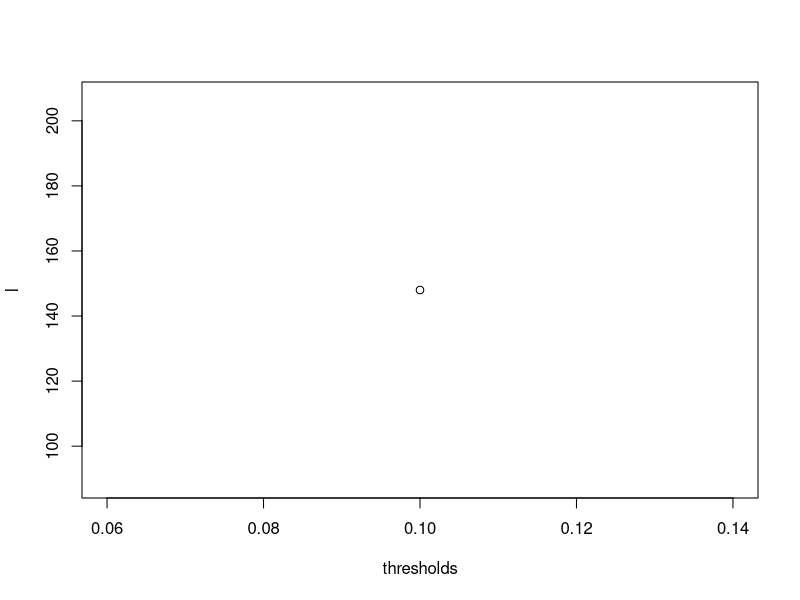

Here is the R script that generated this plot:

#set Directory to data path
setwd('/Users/dave/isye6501/Week 7')
#create table of crime data with headers
gcdata<-read.table("germancredit.txt", header = FALSE)
#Check class and inspect data
class(gcdata)
head(gcdata)
summary(gcdata)
#convert response column from 1 and 2 into 0 and 1 for logistic regression
twotozero<-function(x){
    if (x == 2)
      x<-0
      return(x)
}
gcdata$V21 <- sapply(gcdata$V21, twotozero)

#CREATE TRAIN TEST VAL SPLIT
set.seed(1)
spec = c(train = .7, test = .15, validate = .15)

g = sample(cut(
  seq(nrow(gcdata)), 
  nrow(gcdata)*cumsum(c(0,spec)),
  labels = names(spec)
))

gcdata = split(gcdata, g)


#build model - choose based on AIC - 706 with all factors
logreg<-glm(V21~V1+V2+V3+V4+V5+V6+V8+V14, data = gcdata$train, family=binomial(link='logit')) #best model
summary(logreg)

#choosing a threshold based on loss function
pred<-predict(logreg, gcdata$validate)
pred
l = c()
thresholds=c()
thresh<-.1
bin_pred = as.integer(pred>(thresh))
confusion_matrix = table(bin_pred,gcdata$validate$V21)
loss = confusion_matrix[2,1] + 5*confusion_matrix[1,2]
l<-c(l,loss)
thresholds<-c(thresholds,thresh)
confusion_matrix
loss
plot(l, x = thresholds)
#predict 
pred_test<-predict(logreg, gcdata$test)
bin_pred_test = as.integer(pred_test>(.1))
confusion_matrix_test = table(bin_pred,gcdata$test$V21)
loss = confusion_matrix_test[2,1] + 5*confusion_matrix_test[1,2]
confusion_matrix_test
loss
